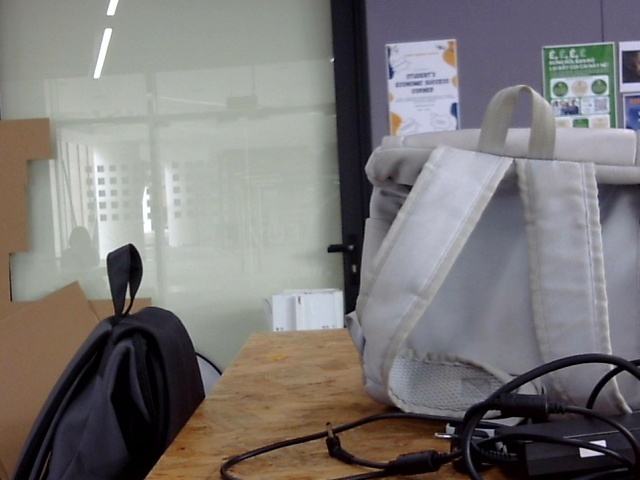
#> input picture ASM2/left_1.jpg, 640 x 480 px, given in place of the camera
$ python partc.py
#> lines starting #> are read from the running program, lines starting #| are printed output that depends on the picture; after the words box and inside, x2 and y2 are one past the last pixel; in counts of white or black regions, pixels touching at a corner belong together
import cv2
import numpy as np

# --- Stereo Camera Calibration Parameters ---
FOCAL_LENGTH =  105       # in pixels (based on your setup)
BASELINE = 10.0           # in cm
DISTANCE_THRESHOLD = 44.0  # in cm

# --- Depth Calculation ---
def depth_from_disparity(disparity_values, focal_length, baseline):
    valid_disparities = disparity_values[disparity_values > 0]
    if len(valid_disparities) == 0:
        return None
    mean_disp = np.mean(valid_disparities)
    return (focal_length * baseline) / mean_disp

# --- StereoSGBM Matcher with improved parameters ---
stereo = cv2.StereoSGBM_create(
    minDisparity=20,
    numDisparities=128,  # must be divisible by 16, changed from 50 to 64
    blockSize=7,
    P1=8 * 3 * 9 ** 2,
    P2=32 * 3 * 9 ** 2,
    disp12MaxDiff=1,
    uniquenessRatio=5,
    speckleWindowSize=100,
    speckleRange=1
)

# --- Open Cameras ---
left_cam = cv2.VideoCapture(1, cv2.CAP_DSHOW)
right_cam = cv2.VideoCapture(2, cv2.CAP_DSHOW)

if not left_cam.isOpened() or not right_cam.isOpened():
    print("Cannot open one or both cameras.")
    exit()

while True:
    ret_left, frame_left = left_cam.read()
#> frame_left is the input picture: shape (480, 640, 3); mean B, G, R 119.4, 120, 123.1
    ret_right, frame_right = right_cam.read()

    if not ret_left or not ret_right:
        print("Camera error")
        break

    # Resize frames
    frame_left = cv2.resize(frame_left, (640, 480))
    frame_right = cv2.resize(frame_right, (640, 480))

    # --- Blue Object Detection ---
    hsv = cv2.cvtColor(frame_left, cv2.COLOR_BGR2HSV)
#> hsv: shape (480, 640, 3); mean H, S, V 82.8, 47.3, 129.9
    lower_blue = np.array([100, 150, 50])
    upper_blue = np.array([140, 255, 255])
    mask = cv2.inRange(hsv, lower_blue, upper_blue)
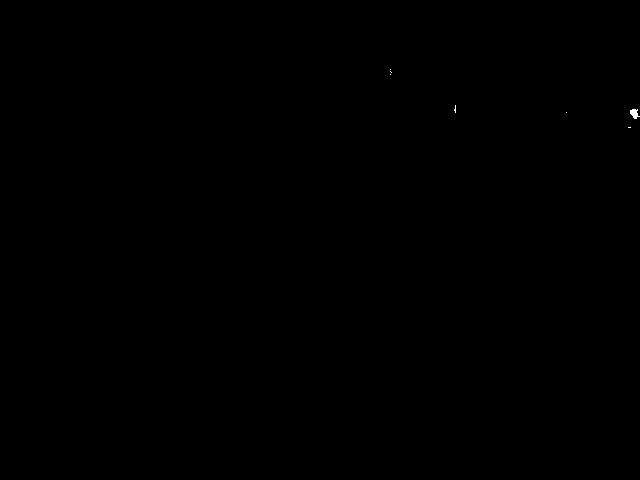
#> mask: shape (480, 640); 0.03% white; 7 white regions (6 under 20 px)
    result = cv2.bitwise_and(frame_left, frame_left, mask=mask)

    contours, _ = cv2.findContours(mask, cv2.RETR_TREE, cv2.CHAIN_APPROX_SIMPLE)
#> contours = 7 contours, 6 with area under 20; largest, box (x1, y1, x2, y2) and area: (630, 109, 640, 119) 46

    # --- Disparity Map ---
    gray_left = cv2.cvtColor(frame_left, cv2.COLOR_BGR2GRAY)
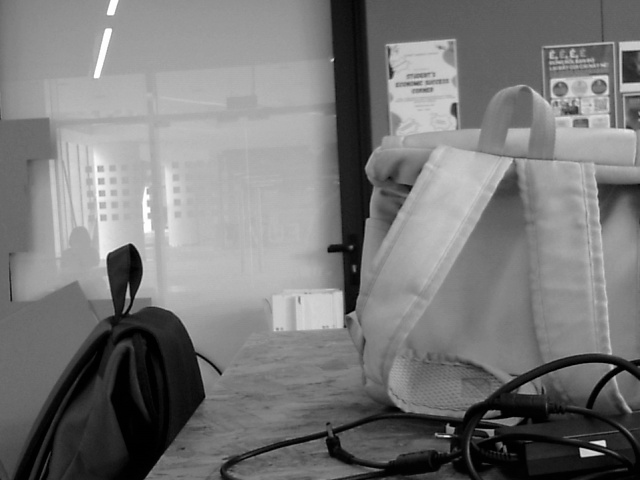
#> gray_left: shape (480, 640); min 0, max 255, mean 120.9
    gray_right = cv2.cvtColor(frame_right, cv2.COLOR_BGR2GRAY)

    disparity = stereo.compute(gray_left, gray_right).astype(np.float32) / 16.0  # Proper scaling
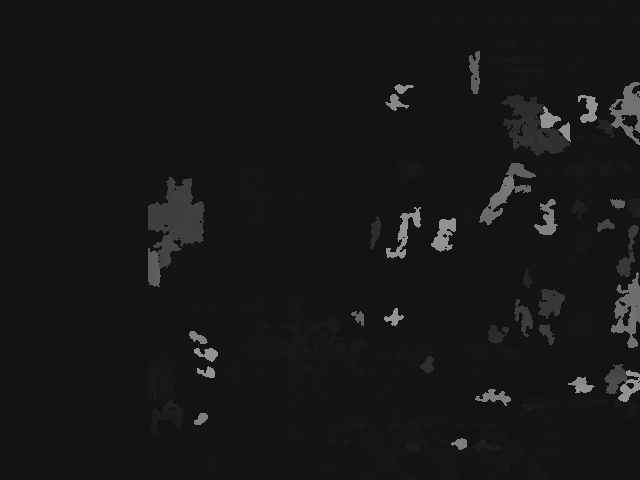
#> disparity: shape (480, 640) float32; min 19, max 147, mean 23.3
    disparity_normalized = cv2.normalize(disparity, None, 0, 255, cv2.NORM_MINMAX)
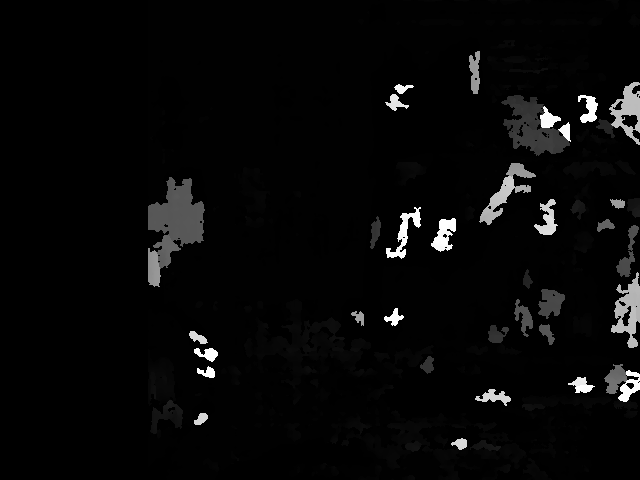
#> disparity_normalized: shape (480, 640) float32; min 0, max 255, mean 8.6
    disparity_normalized = np.uint8(disparity_normalized)
    disparity_color = cv2.applyColorMap(disparity_normalized, cv2.COLORMAP_JET)
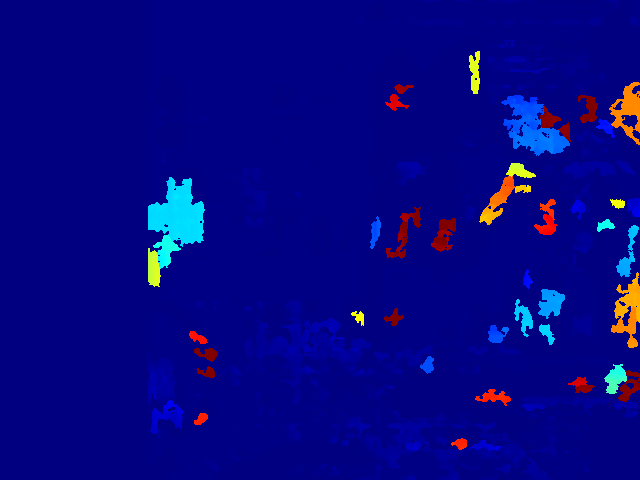
#> disparity_color: shape (480, 640, 3); mean B, G, R 131.2, 6.6, 5.5


    if contours:
        largest_contour = max(contours, key=cv2.contourArea)
#> largest_contour = contour of 20 points, box (x1, y1, x2, y2) (630, 109, 640, 119), area 46
        x, y, w, h = cv2.boundingRect(largest_contour)
#> x = 630; y = 109; w = 10; h = 10
        roi_mask = np.zeros_like(disparity, dtype=np.uint8)
        cv2.drawContours(roi_mask, [largest_contour], -1, 255, -1)
#> roi_mask: shape (480, 640); 0.02% white; 1 white region, box (x1, y1, x2, y2) and area: (630, 109, 640, 119) 62

        # Mask disparity values inside the object
        object_disparity_values = disparity[roi_mask == 255]
#> object_disparity_values = 62 values, max 114.4 at index 35, min 19 at index 42, mean 90.85
        distance = depth_from_disparity(object_disparity_values, FOCAL_LENGTH, BASELINE)
#> in depth_from_disparity, `valid_disparities = disparity_values[disparity_values > 0]`: valid_disparities has the same summary as object_disparity_values outside depth_from_disparity
#> in depth_from_disparity, `mean_disp = np.mean(valid_disparities)`: mean_disp = 90.85
#> distance = 11.56

        if distance is not None:
            distance_text = f"Distance: {distance:.2f} cm"
#> distance_text = 'Distance: 11.56 cm'
        else:
            distance_text = "Distance: N/A"

        # Draw bounding box and distance
        cv2.rectangle(result, (x, y), (x + w, y + h), (255, 0, 0), 2)
        cv2.putText(result, distance_text, (10, 30), cv2.FONT_HERSHEY_SIMPLEX, 1,
                     (255, 255, 0), 2)

        # Warning if object too close
        if distance is not None and distance < DISTANCE_THRESHOLD:
            cv2.putText(result, "WARNING: OBJECT TOO CLOSE!", (10, 70),
                        cv2.FONT_HERSHEY_SIMPLEX, 1.0, (0, 0, 255), 3)
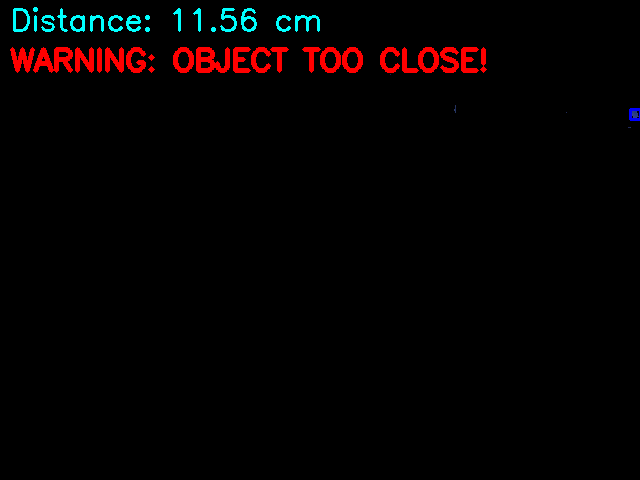
#> result: shape (480, 640, 3); mean B, G, R 1.6, 1.6, 4.8

    # --- Display ---
    cv2.imshow("Blue Detection", result)
    cv2.imshow("Disparity Map (Color)", disparity_color)
    cv2.imshow("Right Camera", frame_right)

    if cv2.waitKey(1) & 0xFF == ord('q'):
#> (key q is pressed here)
        break

# --- Cleanup ---
left_cam.release()
right_cam.release()
cv2.destroyAllWindows()

$ run again, on ASM2/left_group.jpg
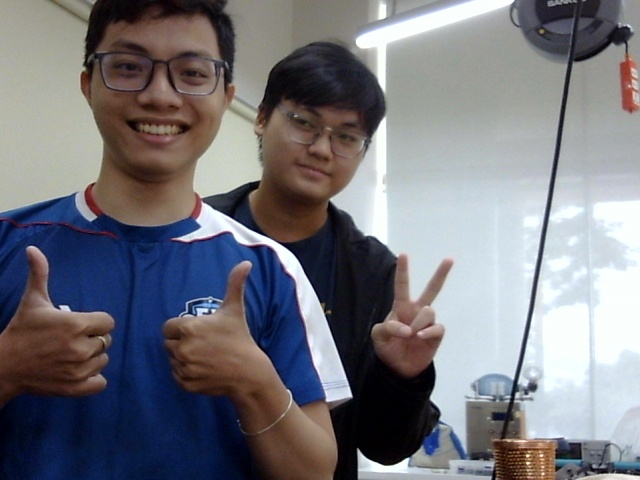
#> input picture ASM2/left_group.jpg, 640 x 480 px, given in place of the camera
#> frame_left is the input picture: shape (480, 640, 3); mean B, G, R 124.3, 117.5, 117.8
#> hsv: shape (480, 640, 3); mean H, S, V 74.7, 81.8, 135.2
#> mask: shape (480, 640); 14.3% white; 43 white regions (36 under 20 px)
#> contours = 74 contours, 65 with area under 20; largest, box (x1, y1, x2, y2) and area: (0, 196, 323, 480) 42402, (422, 430, 439, 454) 224, (263, 307, 276, 333) 112, (223, 398, 236, 419) 72, (453, 438, 464, 459) 48
#> `disparity_color = cv2.applyColorMap(disparity_normalized, cv2.COLORMAP..`:
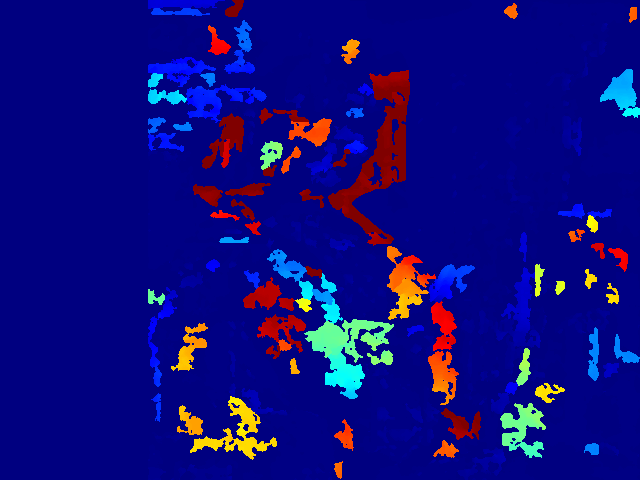
#> disparity_color: shape (480, 640, 3); mean B, G, R 127.2, 11.5, 14.6
#> largest_contour = contour of 1116 points, box (x1, y1, x2, y2) (0, 196, 323, 480), area 42402
#> x = 0; y = 196; w = 323; h = 284
#> roi_mask: shape (480, 640); 14.2% white; 1 white region, box (x1, y1, x2, y2) and area: (0, 196, 323, 480) 43506
#> mean_disp = 26.27
#> distance = 39.96
#> distance_text = 'Distance: 39.96 cm'
#> `cv2.putText(result, "WARNING: OBJECT TOO CLOSE!", (10, 70), cv2.FONT_H..`:
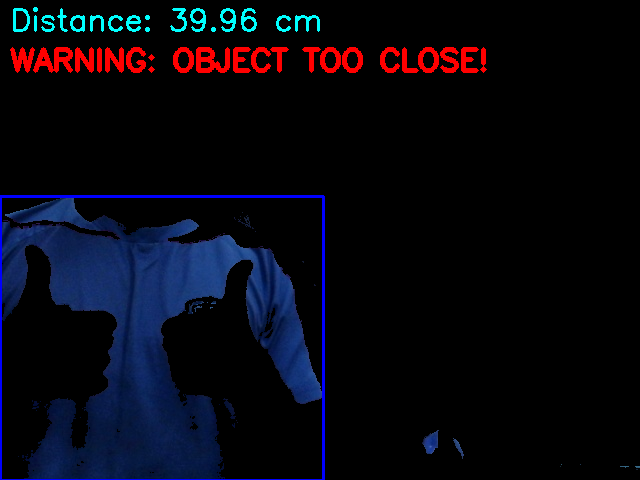
#> result: shape (480, 640, 3); mean B, G, R 16.4, 7, 7

$ run again, on ASM2/right_1.jpg
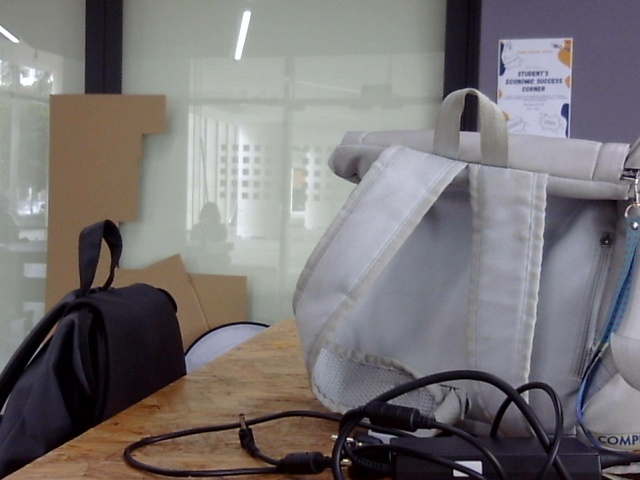
#> input picture ASM2/right_1.jpg, 640 x 480 px, given in place of the camera
#> frame_left is the input picture: shape (480, 640, 3); mean B, G, R 117.3, 116.4, 120.2
#> hsv: shape (480, 640, 3); mean H, S, V 86.8, 46.7, 126.8
#> mask: shape (480, 640); 0.09% white in thin lines or dots, all inside (x1, y1, x2, y2) = (503, 69, 635, 414)
#> contours = 11 contours, 8 with area under 20; largest, box (x1, y1, x2, y2) and area: (614, 258, 634, 312) 74, (603, 322, 613, 342) 46, (581, 383, 589, 404) 36
#> `disparity_color = cv2.applyColorMap(disparity_normalized, cv2.COLORMAP..`:
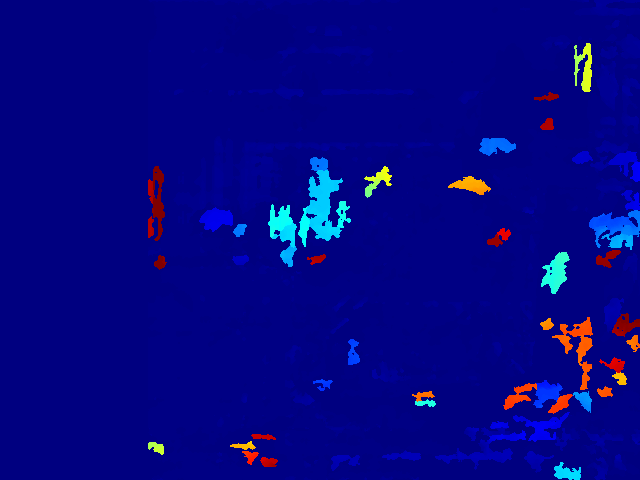
#> disparity_color: shape (480, 640, 3); mean B, G, R 132, 5.6, 4.3
#> largest_contour = contour of 80 points, box (x1, y1, x2, y2) (614, 258, 634, 312), area 74
#> x = 614; y = 258; w = 20; h = 54
#> roi_mask: shape (480, 640); 0.04% white in thin lines or dots, all inside (x1, y1, x2, y2) = (614, 258, 634, 312)
#> object_disparity_values = 131 values, max 24.88 at index 117, min 19 at index 80, mean 21.15
#> valid_disparities has the same summary as object_disparity_values outside depth_from_disparity
#> mean_disp = 21.15
#> distance = 49.65
#> distance_text = 'Distance: 49.65 cm'
#> `cv2.putText(result, distance_text, (10, 30), cv2.FONT_HERSHEY_SIMPLEX,..`:
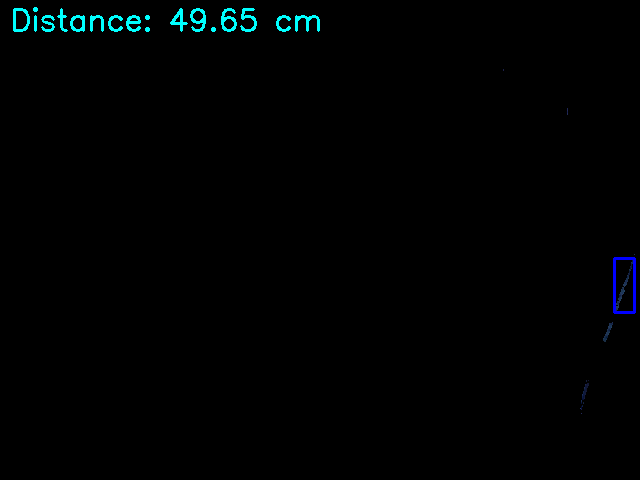
#> result: shape (480, 640, 3); mean B, G, R 2.1, 1.7, 0
